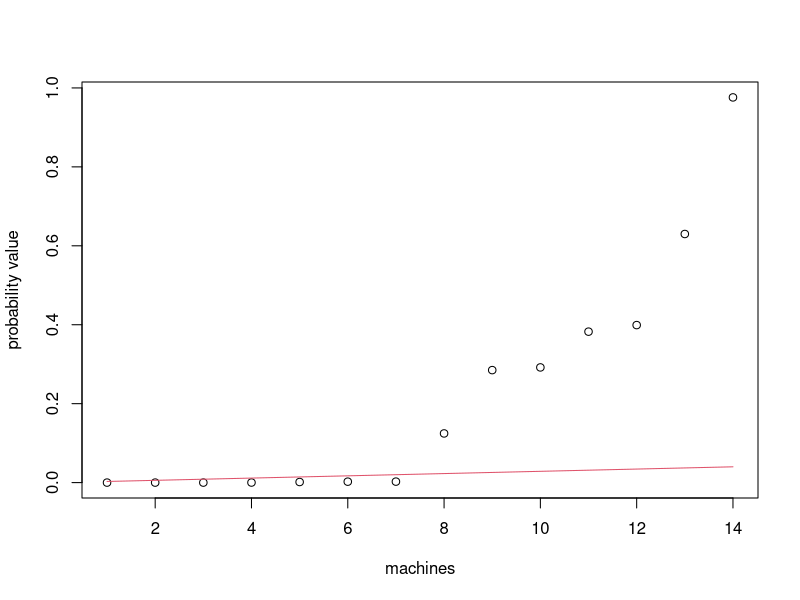

The R script that drew this image:
## ---- chunk 1
knitr::opts_chunk$set(echo = TRUE)
options(scipen=999)
## ---- chunk 2
Student_Number=20497614
## ---- chunk 3
# Load in data sets: Use read.csv
data<-read.csv("Bottle_New_6.csv")
data2<-read.csv("Bottle_Check_6.csv")
## ---- chunk 4
new_bottle<-data$x
mean_bottle<-mean(new_bottle)
variance_bottle<-var(new_bottle)
print(paste("mean :", mean_bottle))
print(paste("variance :", variance_bottle))
## ---- chunk 5
alpha <-0.05
t_test_value<-t.test(new_bottle)
print(paste("95% confidence interval is [", t_test_value$conf.int[1], " , ", t_test_value$conf.int[2],"]"))
print(paste("mean :", mean_bottle))
## ---- chunk 6
significance_level = 0.1
ans<-t.test(new_bottle, mu=750, alternative ="greater", conf.level = 0.90)
print("the wine bottle should contain 750ml of wine. Hence the wine filled above that level were considered to be overfilled")
p_value<-ans$p.value
print(paste("The probability value is ", p_value))
print(paste("confidence interval is [", ans$conf.int[1], " , ", ans$conf.int[2],"]"))
if(p_value < significance_level){
  print("The hypothesis is rejected because probability value less than significance value")
}else{
  print("The hypothesis is accepted because probability value greater than significance value")
}
## ---- chunk 7
s_d<-2.1
pAA<-rep(NA, 14)
sample_size<-10
mu<-750
for(i in 1:14){
  machineRow<-data2[[paste("Machine.",i, sep = "")]]
  sample_mean<-mean(machineRow)
  standard_dev_mean<-s_d/sqrt(sample_size)
  z_score<-abs((sample_mean - mu)/standard_dev_mean)
  pAA[i]<-2*pnorm(q=z_score, lower.tail = FALSE)
  print(paste("Probability values for machine", i, " :", pAA[i]))
}


## ---- chunk 8
N<-14
alpha<-0.04
plot(sort(pAA), xlab = "machines", ylab = "probability value")
lines(1:N,alpha*(1:N)/N,col=2)
## ---- chunk 9
N<-14
sorted_p<-sort(pAA)
q_value<-rep(NA, N)
dit<-c()
for(i in 1 : N){
  q_value[i]<-(i/N)*alpha
  if(sorted_p[i] < q_value[i]){
    dit<-append(dit, sorted_p[i])
  }
}
print("hypothesis rejected machines")
for(i in 1 : N){
  if(is.element(pAA[i], dit)){
    print(paste("machine", i))
  }
}


